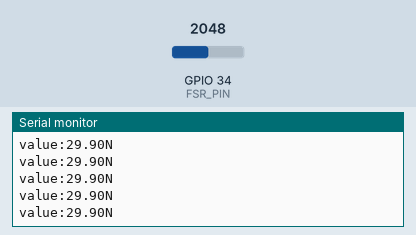
A sketch run on a simulated ESP32. Parts: the last lines printed to the serial monitor. The inputs (shaded band) are chosen by the test bench; at power-on: GPIO 34 (FSR_PIN) = 2048 (analog values on the 0–4095 scale).

Above: at 1.2 s.
1.3 s: GPIO 34 (FSR_PIN) set to 2866
At 1.57 s:
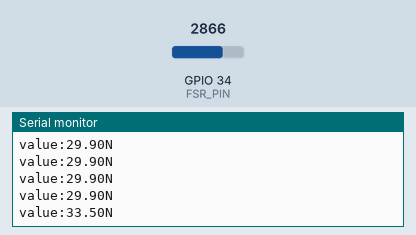
2.8 s: GPIO 34 (FSR_PIN) set to 3603
At 2.96 s:
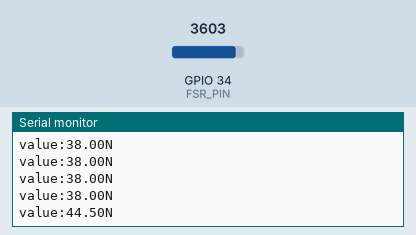
Timing chart, 0 to 5.8 s (numbered marks = the images above; inputs shaded):
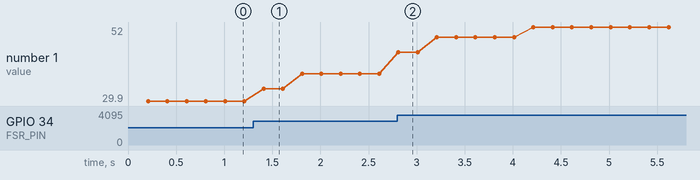

Measured:
- after the input at 1.3 s, the serial monitor: prints a new line after 0.11 s (image 1)
- after the input at 2.8 s, the serial monitor: prints a new line at once (image 2)
- plotted number 1: 29.9 → 38 after the input at 1.3 s, 38 → 52 after the input at 2.8 s

The sketch:

fsr402_uart.ino
```cpp
/*
 * ESP32 + FSR402 -> Raspberry Pi qua UART
 * Du lieu gui moi dong co dang: value:10.00N
 *
 * Mach phan ap:
 *   3V3 --- FSR402 ---+--- GPIO34 (ADC)
 *                     |
 *                    10k ohm
 *                     |
 *                    GND
 *
 * Ket noi ESP32 voi Raspberry Pi bang cap USB. Cap USB vua cap nguon,
 * vua tao cong serial de Raspberry Pi doc du lieu.
 */

#include <Arduino.h>
#include <math.h>

constexpr uint8_t FSR_PIN = 34;
constexpr uint32_t UART_BAUD = 115200;
// Gui 5 mau moi giay de giao dien phan hoi muot va van on dinh.
constexpr uint32_t SEND_INTERVAL_MS = 200;
constexpr uint8_t ADC_SAMPLES = 16;

constexpr uint16_t ADC_SATURATION = 4090;
constexpr uint16_t ADC_ZERO = 20;

// Gioi han dau ra phu hop voi bai thi nghiem: 0-60 N.
constexpr float MAX_FORCE_N = 60.0f;
constexpr float FILTER_ALPHA = 0.30f;
constexpr float UPDATE_DEADBAND_N = 3.00f;
constexpr float OUTPUT_STEP_N = 0.50f;

uint16_t readAveragedAdc() {
  uint32_t total = 0;
  for (uint8_t i = 0; i < ADC_SAMPLES; ++i) {
    total += analogRead(FSR_PIN);
    delayMicroseconds(500);
  }
  return static_cast<uint16_t>(total / ADC_SAMPLES);
}

float adcToForceNewton(uint16_t adcValue) {
  if (adcValue <= ADC_ZERO) {
    return 0.0f;
  }

  // Chia tuyen tinh toan bo dai ADC thanh 0-60 N. Cach nay giup cac khoang
  // 0-10, 10-20 ... 50-60 N co do rong tin hieu gan nhu bang nhau, thay vi
  // vung 25-60 N tang qua nhanh theo duong cong luy thua cua FSR402.
  if (adcValue >= ADC_SATURATION) {
    return MAX_FORCE_N;
  }

  const float normalized = static_cast<float>(adcValue - ADC_ZERO) /
                           static_cast<float>(ADC_SATURATION - ADC_ZERO);
  return constrain(normalized * MAX_FORCE_N, 0.0f, MAX_FORCE_N);
}

void setup() {
  pinMode(FSR_PIN, INPUT);
  analogReadResolution(12);
  analogSetPinAttenuation(FSR_PIN, ADC_11db);

  // Serial mac dinh di qua mach USB-UART tren board ESP32.
  Serial.begin(UART_BAUD);
}

void loop() {
  static uint32_t lastSend = 0;
  static bool filterInitialized = false;
  static float filteredForce = 0.0f;
  static float reportedForce = 0.0f;
  const uint32_t now = millis();
  if (now - lastSend < SEND_INTERVAL_MS) {
    return;
  }
  lastSend = now;

  const uint16_t adcValue = readAveragedAdc();
  const float measuredForce = adcToForceNewton(adcValue);

  if (!filterInitialized) {
    filteredForce = measuredForce;
    reportedForce = measuredForce;
    filterInitialized = true;
  } else {
    // Loc EMA lam mem nhieu trong khi van phan hoi sau moi 200 ms.
    filteredForce += FILTER_ALPHA * (measuredForce - filteredForce);
  }

  // Dua nhanh ve 0 khi da nha cam bien, tranh gia tri nho giam cham.
  if (measuredForce == 0.0f && filteredForce < UPDATE_DEADBAND_N) {
    filteredForce = 0.0f;
  }

  // Chi thay doi gia tri gui khi sai lech du 3 N. Sau do lam tron theo
  // buoc 0.5 N de cac dao dong ADC nho khong lam giao dien nhay lien tuc.
  if (fabsf(filteredForce - reportedForce) >= UPDATE_DEADBAND_N) {
    reportedForce = roundf(filteredForce / OUTPUT_STEP_N) * OUTPUT_STEP_N;
  }
  reportedForce = constrain(reportedForce, 0.0f, MAX_FORCE_N);

  Serial.printf("value:%.2fN\n", reportedForce);
}
```
